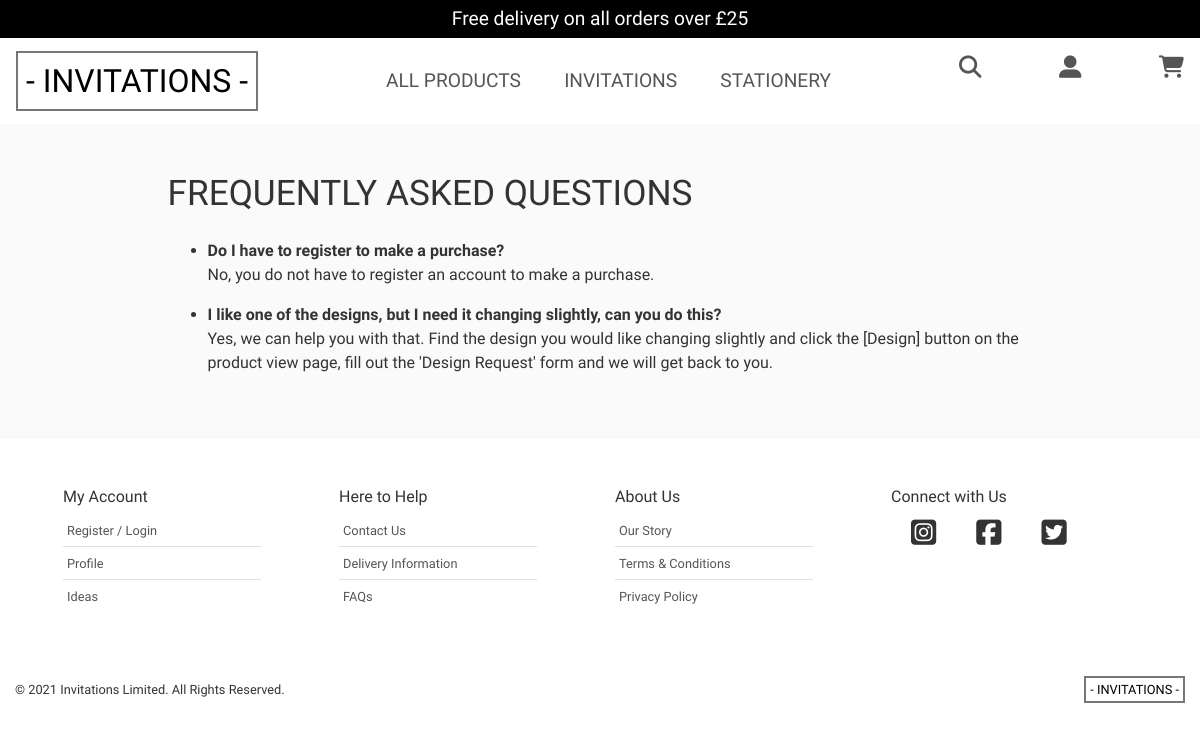
The app's page /faq/, older data.
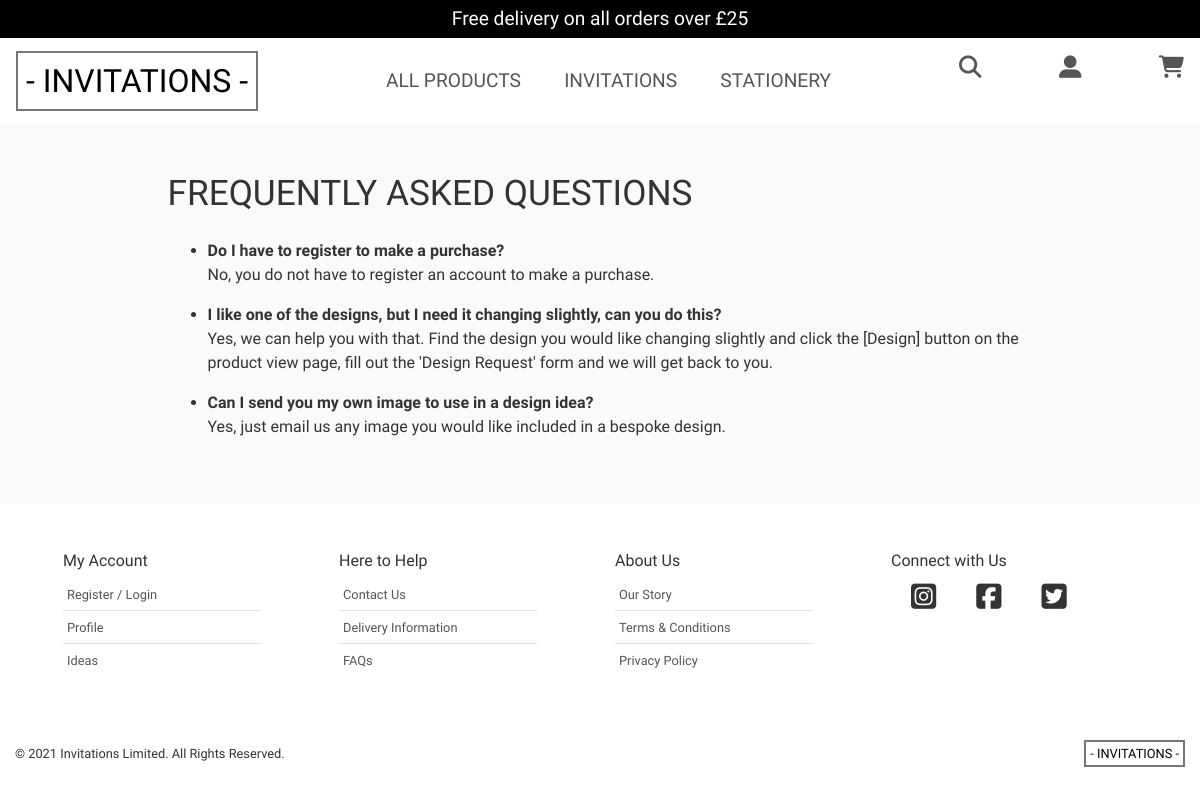
The same page, newer data.
### faq/models.py (models this page shows)
class Faq(models.Model):
    question = models.CharField(max_length=254, blank=False)
    answer = models.TextField(blank=True)
    display = models.IntegerField(
        default=50, null=True, blank=True,
        validators=[
            MaxValueValidator(100),
            MinValueValidator(1)
        ])
    def __str__(self):
        return self.question

### faq/views.py (the view)
# urls.py: path('', views.display_faq, name='faq'),
def display_faq(request):
    faqs = Faq.objects.all().order_by('display')
    print(faqs)
    context = {
        'faqs': faqs,
    }
    return render(request, 'faq/faq.html', context)

### faq/templates/faq/faq.html
{% extends "base.html" %}
{% load static %}
{% block content %}
<main class="container-fluid page__default">
    <div class="container pt-4 pt-md-5 pb-3 pb-md-5 pl-1 pl-md-5 pr-1 pr-md-5">
        <div class="row">
            <div class="col-12 offset-lg-1 col-lg-10">
                <h1 class="mb-4 page__title">frequently asked questions</h1>
                <ul>
                    {% for faq in faqs %}
                        <li>
                            <strong>{{ faq.question }}?</strong>
                            <p>
                                {{ faq.answer }}
                            </p>
                        </li>
                    {% endfor %}
                </ul>
            </div>
        </div>
    </div>
</main>
{% endblock %}

Row changes from the older to the newer data that the page shows:
added Faq: question "Can I send you my own image to use in a design idea", answer "Yes, just email us any image you would like included in a bespoke design."
